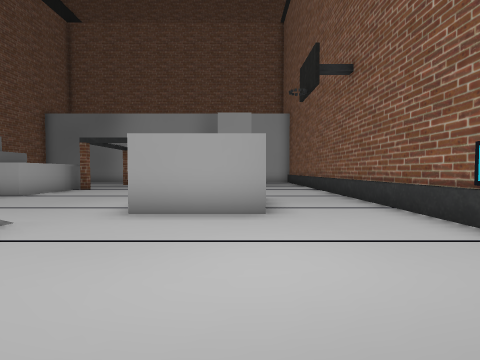
view 1 (above)

18 first-person views from a walk through a 3-D level made in the Unity game engine. The camera is 1.5 m above the floor, tilts 2° down and sees 85° across. The floor is counted in squares, 2 m on a side. Each view is taken from the middle of a square. On the plan, view 1 faces up. The plan holds only what a view shows up to about 9 squares ahead; the rest is blank. The place goes on beyond the plan.

view 2
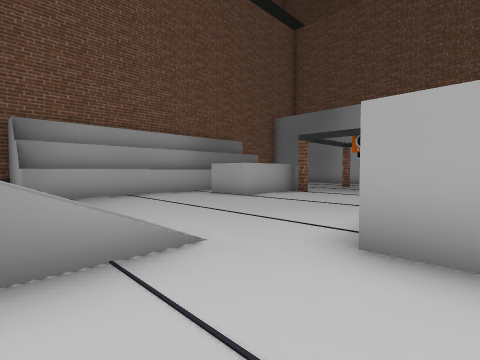

view 3
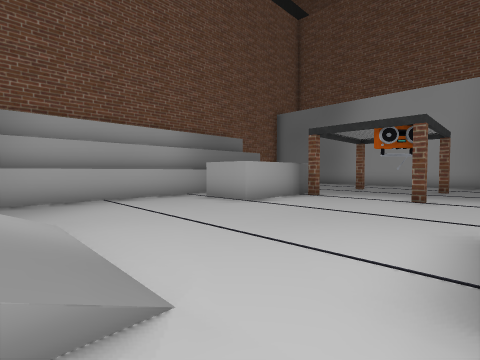

view 4
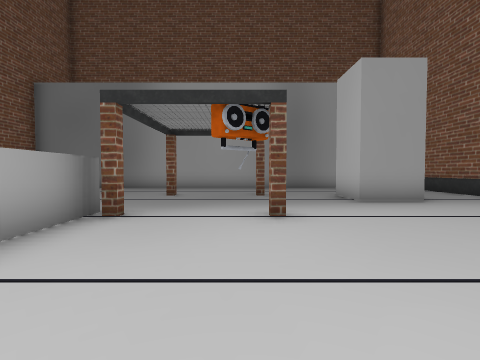

view 5
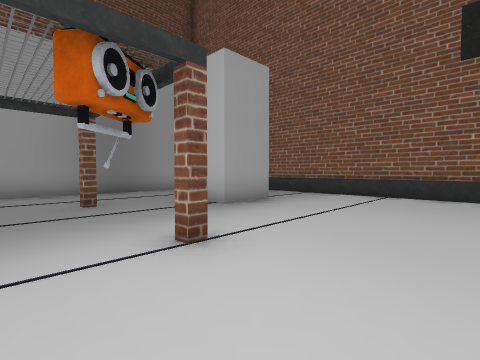

view 6
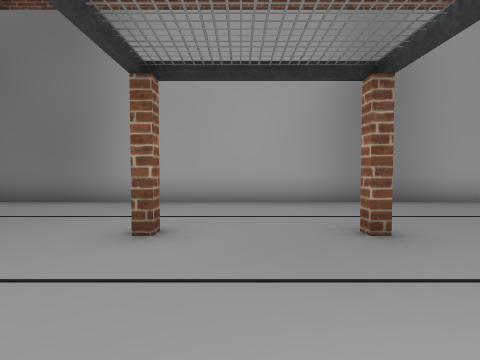

view 7
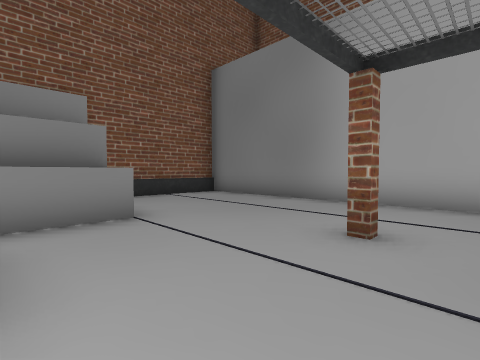

view 8
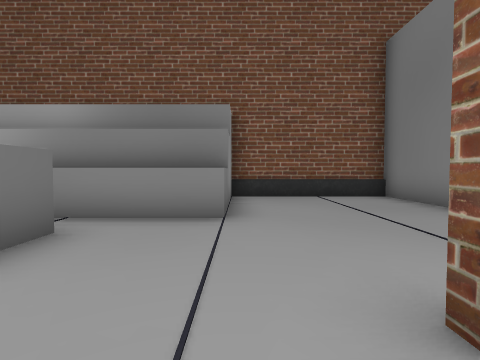

view 9
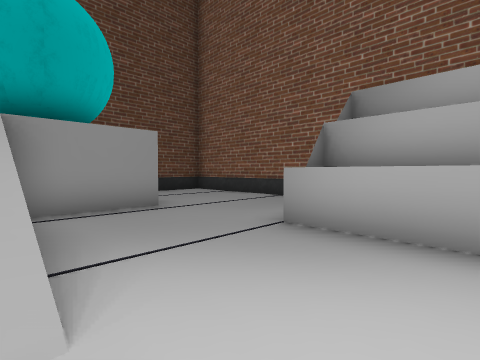

view 10
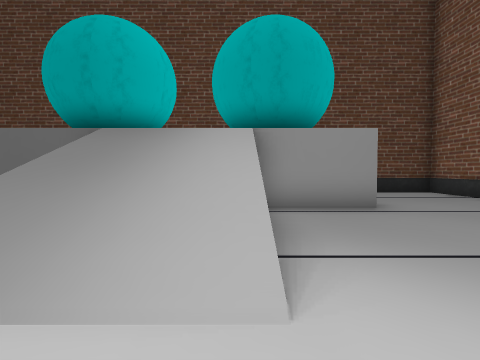

view 11
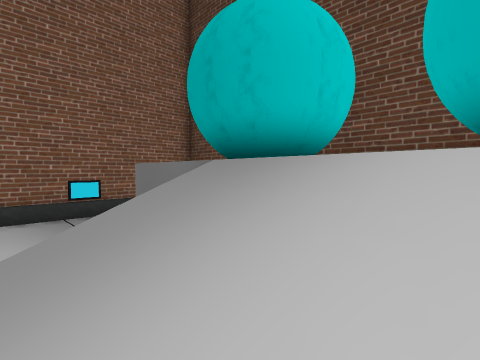

view 12
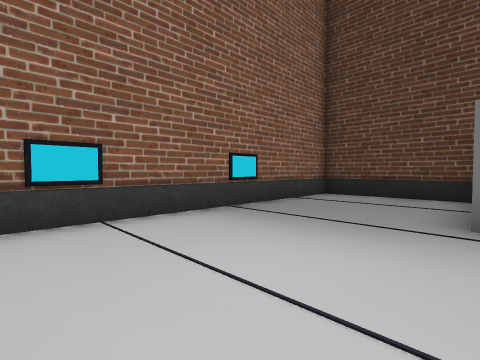

view 13
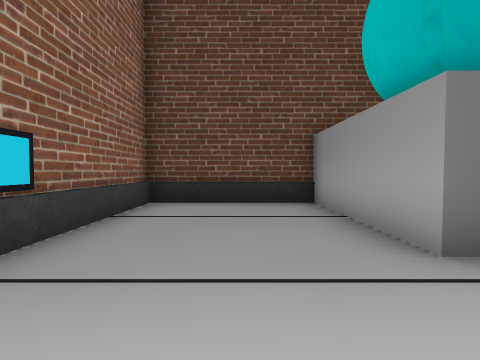

view 14
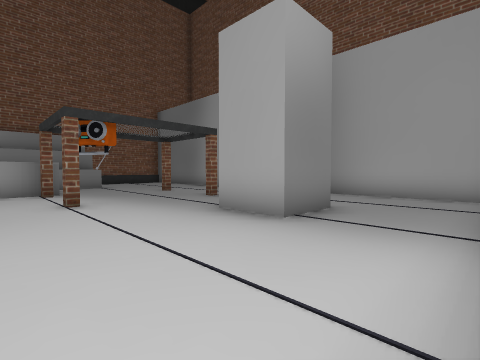

view 15
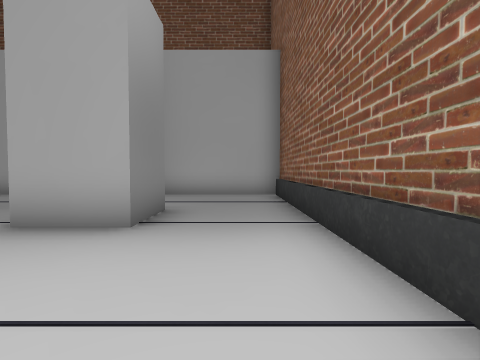

view 16
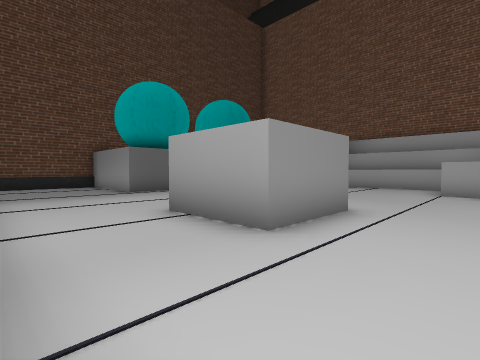

view 17
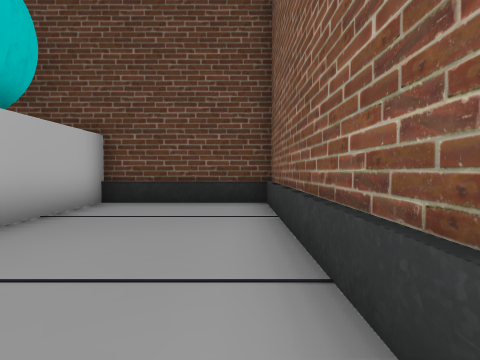

view 18
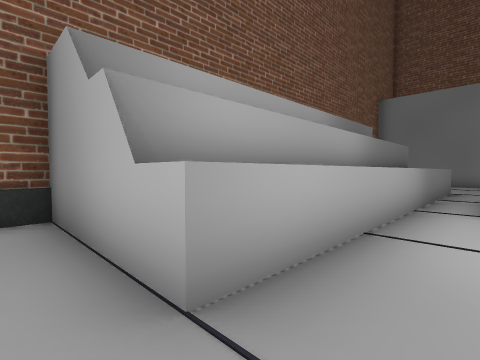

### Floor plan
Key: @ floor where view 1 was taken; # wall or solid block; . main floor; : floor 3.25 m higher than the main floor; / step, stairs or slope; O other object.
Columns run from 13 left of view 1 to 4 right of it. Each row starts with its distance up from view 1.
 18 ##################
 17 #................#
 16 #................#
 15 #................#
 14 #......#..#.##...#
 13 #...........##...#
 12 ####.............#
 11    #.....O.......#
 10    #.##..........#
  9    #.##..........#
  8    #.##..........#
  7    #........##...#
  6    #.......###...#
  5    #.......###...#
  4    #.............#
  3 ####...///.......#
  2 #......///.......#
  1 #......///.......#
  0 #.../////////@...#
 -1 #.../###  ##:....#
 -2 #.../### ###:....#
 -3 #.../#   ###:....#
 -4 #.../       :....#
 -5 ##################

Positions as (right, up) in squares from view 1, and headings:
1: (0, 0), facing up
2: (-1, 2), facing up-left
3: (-2, 3), facing up-left
4: (-4, 6), facing up
5: (-5, 8), facing up-right
6: (-5, 11), facing up
7: (-5, 11), facing up-left
8: (-5, 13), facing left
9: (-6, 5), facing down-left
10: (-6, 5), facing down
11: (-6, 2), facing down-right
12: (-1, 4), facing down-right
13: (1, 2), facing down
14: (3, 9), facing up-left
15: (2, 9), facing up
16: (3, 9), facing down-left
17: (-12, 2), facing down
18: (-8, 2), facing up-left
